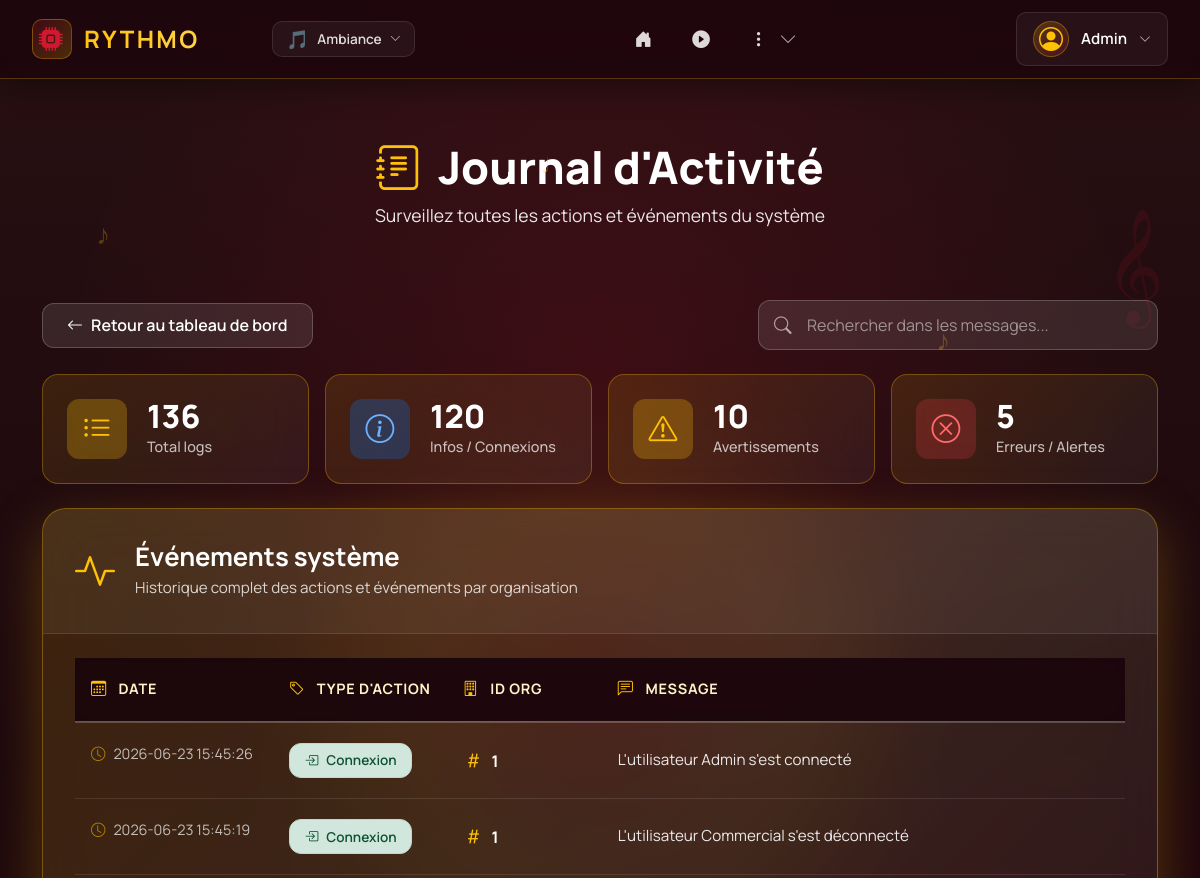
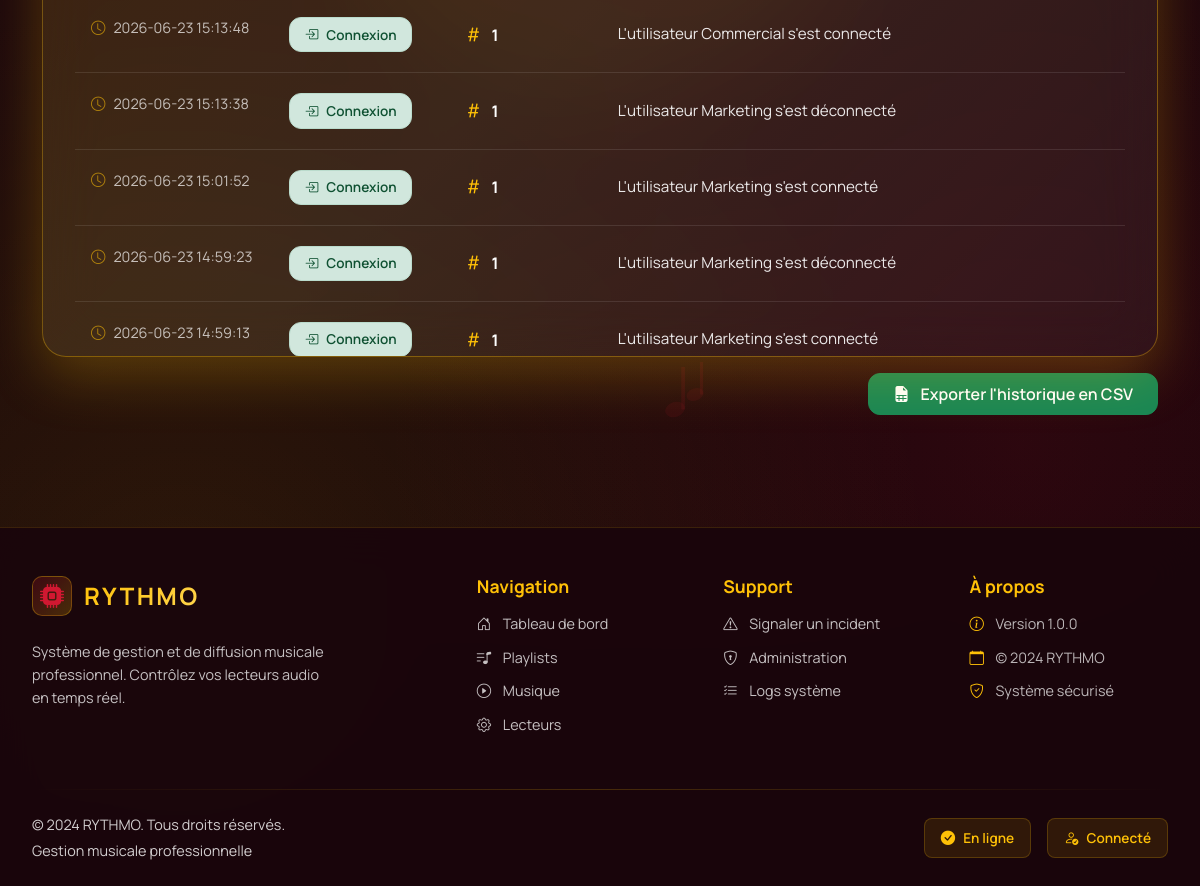
/logs/ (signed in), run on the app's committed database (2 pictures, top to bottom).
### tables this page shows
CREATE TABLE utilisateur(
   id_utilisateur INTEGER PRIMARY KEY,
   nom_utilisateur VARCHAR(50) UNIQUE NOT NULL,
   motdepasse VARCHAR(50) NOT NULL,
   prenom VARCHAR(50) NOT NULL,
   nom VARCHAR(50) NOT NULL,
   email VARCHAR(100) UNIQUE NOT NULL,
   nom_role VARCHAR(50) NOT NULL,
   FOREIGN KEY(nom_role) REFERENCES role(nom_role)
);

CREATE TABLE fichier_log(
   id_log INTEGER PRIMARY KEY,
   type_action VARCHAR(50) NOT NULL,
   message VARCHAR(50) NOT NULL,
   date_fichierlog DATE NOT NULL,
   id_organisation INT NOT NULL,
   FOREIGN KEY(id_organisation) REFERENCES organisation(id_organisation)
);

### app/controllers/LogsController.py (the view)
@log_bp.route("/", methods=['GET'])
@reqlogged
def logs():
    admin_required()
    db_path = os.path.join(os.path.dirname(__file__), '../database.db')
    logs_data = []
    filter_search = request.args.get("user", "").strip()
    filter_type = request.args.get("type", "").strip()
    try:
        with sqlite3.connect(db_path) as conn:
            conn.row_factory = sqlite3.Row
            query = "SELECT * FROM fichier_log WHERE 1=1"
            params = []
            if filter_search:
                query += " AND LOWER(message) LIKE ?"
                search_pattern = f"%{filter_search.lower()}%"
                params.append(search_pattern)
            if filter_type:
                query += " AND type_action = ?"
                params.append(filter_type)
            query += " ORDER BY date_fichierlog DESC LIMIT 1000"
            logs_data = conn.execute(query, params).fetchall()
            types_query = "SELECT DISTINCT type_action FROM fichier_log WHERE type_action IS NOT NULL ORDER BY type_action"
            log_types = [row['type_action'] for row in conn.execute(types_query).fetchall()]
    except sqlite3.OperationalError as e:
        print(f"Erreur SQLite lors de la récupération des logs : {e}")
        log_types = []
    metadata = {
        "title": "Journal des Logs",
        "pagename": "logs"
    }
    return render_template(
        "logs.html",
        metadata=metadata,
        logs=logs_data,
        filter_user=filter_search,
        filter_type=filter_type,
        log_types=log_types
    )

### app/__init__.py (called while the page is built, shortened)
@app.before_request
def check_session_timeout():
    if 'user_id' in session:
        last_active = session.get('last_active')
        now = datetime.now()
        session['last_active'] = now.isoformat()

@app.before_request
def load_user():
    user_id = session.get("user_id")
    if user_id:
        user = UserSqliteDAO().findById(user_id)
        g.current_user = user
    else:
        g.current_user = None

@app.context_processor
def inject_globals():
    theme = session.get("theme", "default")
    if theme == "chill":
        theme = "romantique"
    return {
        "current_user": g.get("current_user", None),
        "theme": theme
    }

### app/controllers/LoginController.py (called while the page is built)
def reqlogged(f):
    @wraps(f)
    def decorated_function(*args, **kwargs):
        if not session.get("logged"):
            return redirect(url_for("login"))
        return f(*args, **kwargs)
    return decorated_function

### app/controllers/LogsController.py (called while the page is built)
def admin_required():
    if session.get("role") not in ["admin", "Administrateur"]:
        abort(403)

### app/models/UserDAO.py (called while the page is built)
    def _getDbConnection(self):
        conn = sqlite3.connect(self.databasename)
        conn.row_factory = sqlite3.Row
        return conn

    def findById(self, user_id):
        conn = self._getDbConnection()
        row = conn.execute("""
            SELECT u.*, c.login_attempts, c.block_until, c.last_login
            FROM utilisateur u
            LEFT JOIN connexion c
                ON u.id_utilisateur = c.id_utilisateur
            WHERE u.id_utilisateur = ?
        """, (user_id,)).fetchone()
        conn.close()
        return User(row) if row else None

### app/templates/logs.html (shortened to what this page needs)
{% extends "layout.html" %}
{% block content %}
<div class="logs-hero">
  <div class="container">
    <h1><i class="bi bi-journal-text"></i> Journal d'Activité</h1>
    <p>Surveillez toutes les actions et événements du système</p>
  </div>
</div>
<div class="container mt-4 pb-5">
  <div class="logs-actions mb-4">
    <a href="{{ url_for('index') }}" class="btn btn-rythmo-back">
      <i class="bi bi-arrow-left"></i> Retour au tableau de bord
    </a>
    <div class="logs-search-wrapper">
      <i class="bi bi-search search-icon"></i>
      <input
        type="text"
        id="logSearch"
        class="logs-search-input"
        placeholder="Rechercher dans les messages..."
        value="{{ filter_user if filter_user else '' }}"
      >
    </div>
  </div>
  <div class="logs-stats mb-4">
    <div class="stat-card stat-total" id="btn-filter-all" style="cursor: pointer;">
      <div class="stat-icon">
        <i class="bi bi-list-ul"></i>
      </div>
      <div class="stat-content">
        <div class="stat-value">{{ logs|length }}</div>
        <div class="stat-label">Total logs</div>
      </div>
    </div>
    <div class="stat-card stat-info" id="btn-filter-info" style="cursor: pointer;">
      <div class="stat-icon">
        <i class="bi bi-info-circle"></i>
      </div>
      <div class="stat-content">
        <div class="stat-value">
          {{ (logs|selectattr('type_action', 'equalto', 'INFO')|list|length) + (logs|selectattr('type_action', 'equalto', 'CONNEXION')|list|length) }}
        </div>
        <div class="stat-label">Infos / Connexions</div>
      </div>
    </div>
    <div class="stat-card stat-warning" id="btn-filter-warning" style="cursor: pointer;">
      <div class="stat-icon">
        <i class="bi bi-exclamation-triangle"></i>
      </div>
      <div class="stat-content">
        <div class="stat-value">{{ logs|selectattr('type_action', 'equalto', 'WARNING')|list|length }}</div>
        <div class="stat-label">Avertissements</div>
      </div>
    </div>
    <div class="stat-card stat-error" id="btn-filter-error" style="cursor: pointer;">
      <div class="stat-icon">
        <i class="bi bi-x-circle"></i>
      </div>
      <div class="stat-content">
        <div class="stat-value">
          {{ (logs|selectattr('type_action', 'equalto', 'ERROR')|list|length) + (logs|selectattr('type_action', 'equalto', 'ALERTE')|list|length) }}
        </div>
        <div class="stat-label">Erreurs / Alertes</div>
      </div>
    </div>
  </div>
  <div class="logs-card">
    <div class="logs-card-header">
      <div class="logs-header-info">
        <i class="bi bi-activity"></i>
        <div>
          <h2>Événements système</h2>
          <p>Historique complet des actions et événements par organisation</p>
        </div>
      </div>
    </div>
    <div class="logs-table-wrapper">
      <table class="logs-table" id="logTable">
        <thead>
          <tr>
            <th>
              <i class="bi bi-calendar3"></i> Date
            </th>
            <th>
              <i class="bi bi-tag"></i> Type d'action
            </th>
            <th>
              <i class="bi bi-building"></i> ID Org
            </th>
            <th>
              <i class="bi bi-chat-left-text"></i> Message
            </th>
          </tr>
        </thead>
        <tbody>
          {% for log in logs %}
          <tr class="log-row" data-type="{{ log.type_action }}">
            <td class="log-date">
              <i class="bi bi-clock"></i>
              {{ log.date_fichierlog }}
            </td>
            <td>
              {% if log.type_action in ['WARNING'] %}
                <span class="log-badge log-badge-warning">
                  <i class="bi bi-exclamation-triangle-fill"></i>
                  Warning
                </span>
              {% elif log.type_action in ['ERROR', 'ALERTE'] %}
                <span class="log-badge log-badge-error">
                  <i class="bi bi-x-circle-fill"></i>
                  {{ log.type_action|title }}
                </span>
              {% elif log.type_action == 'CONNEXION' %}
                <span class="log-badge log-badge-success" style="background-color: #d1e7dd; color: #0f5132; border: 1px solid #badbcc;">
                  <i class="bi bi-box-arrow-in-right"></i>
                  Connexion
                </span>
              {% else %}
                <span class="log-badge log-badge-info">
                  <i class="bi bi-info-circle-fill"></i>
                  Info
                </span>
              {% endif %}
            </td>
            <td class="log-user">
              <div class="user-badge">
                <i class="bi bi-hash"></i>
                <strong>{{ log.id_organisation }}</strong>
              </div>
            </td>
            <td class="log-message">
              {{ log.message }}
            </td>
          </tr>
          {% endfor %}
        </tbody>
      </table>
    </div>
  </div>
  <div class="d-flex justify-content-end mt-3">
    <a href="{{ url_for('export_logs_csv') }}" class="btn btn-success px-4 py-2" style="border-radius: 12px; font-weight: 600;">
      <i class="bi bi-file-earmark-spreadsheet-fill me-2"></i> Exporter l'historique en CSV
    </a>
  </div>
</div>
{% endblock %}

### app/templates/includes/nav.html (shortened to what this page needs)
{% if current_user %}
<nav class="navbar-modern fixed-top navbar-expand-lg">
  <div class="navbar-container">
    <div class="navbar-brand-section">
      <a class="navbar-brand-modern" href="{{ url_for('index') }}">
        <div class="brand-icon-wrapper">
          <i class="bi bi-cpu-fill"></i>
        </div>
        <span class="brand-text">RYTHMO</span>
      </a>
      <div class="music-visualizer" id="music-bar">
      </div>
      <div class="theme-switcher d-none d-md-block">
        <button class="theme-switcher-trigger" type="button" data-bs-toggle="dropdown" aria-expanded="false" title="Changer de thème">
          <span class="theme-switcher-icon">
            {% if theme == 'joyeux' %}☀️
            {% elif theme == 'triste' %}🌧️
            {% elif theme == 'nature' %}🌿
            {% elif theme == 'romantique' %}💕
            {% else %}🎵{% endif %}
          </span>
          <span class="theme-switcher-label d-none d-lg-inline">Ambiance</span>
          <i class="bi bi-chevron-down theme-switcher-arrow"></i>
        </button>
      </div>
    </div>
    <div class="navbar-nav-section">
      <div class="collapse navbar-collapse-modern" id="navbarNav">
        <ul class="navbar-nav-modern">
          <li class="nav-item-modern">
            <a class="nav-link-modern nav-link-icon-only" href="{{ url_for('index') }}">
              <i class="bi bi-house-door-fill"></i>
            </a>
          </li>
          <li class="nav-item-modern">
            <a class="nav-link-modern nav-link-icon-only" href="{{ url_for('musique.musique') }}">
              <i class="bi bi-play-circle-fill"></i>
            </a>
          </li>
          {% if current_user.role in ["admin", "superviseur"] or current_user.role == "admin" %}
          <li class="nav-item-modern nav-item-dropdown">
            <button class="nav-link-modern nav-link-icon-only nav-more-btn" type="button" data-bs-toggle="dropdown" aria-expanded="false">
              <i class="bi bi-three-dots-vertical"></i>
              <i class="bi bi-chevron-down nav-dropdown-arrow"></i>
            </button>
          </li>
          {% endif %}
        </ul>
      </div>
    </div>
    <div class="navbar-user-section">
      <div class="user-dropdown">
        <button class="user-menu-trigger" type="button" data-bs-toggle="dropdown" aria-expanded="false">
          <div class="user-avatar-nav">
            <i class="bi bi-person-circle"></i>
          </div>
          <span class="username-text d-none d-lg-inline">{{ current_user.username }}</span>
          <i class="bi bi-chevron-down dropdown-arrow"></i>
        </button>
      </div>
    </div>
  </div>
</nav>
{% endif %}

### app/templates/layout.html (style rules this page uses)
* { font-family: 'Manrope', sans-serif !important; }
:root, body.default { --rythmo-bg: #1a060c; --rythmo-gradient-start: #281012; --rythmo-gradient-end: #1a060c; --rythmo-accent: #ffc107; --rythmo-accent-light: #ffd54f; --rythmo-accent-rgb: 255, 193, 7; --rythmo-secondary: #d11831; --rythmo-secondary-rgb: 209, 24, 49; --rythmo-text-light: #fff4c7; }
body { background: var(--rythmo-bg); background-image: radial-gradient(circle at 20% 50%, rgba(var(--rythmo-accent-rgb), 0.08) 0%, transparent 50%), radial-gradient(circle at 80% 80%, rgba(var(--rythmo-secondary-rgb), 0.08) 0%, transparent 50%); min-height: 100vh; color: white; padding-top: 76px; transition: background 0.6s ease, background-image 0.6s ease; }

### app/templates/includes/theme-default-styles.html (style rules this page uses)
body.default { --rythmo-bg: #1a060c; --rythmo-accent-rgb: 255, 193, 7; --rythmo-secondary-rgb: 209, 24, 49; }
body.default { background-color: #1a060c; background-image: radial-gradient(ellipse 80% 50% at 50% 20%, rgba(209, 24, 49, 0.15) 0%, transparent 55%), radial-gradient(circle at 15% 85%, rgba(255, 193, 7, 0.1) 0%, transparent 42%), radial-gradient(circle at 85% 75%, rgba(209, 24, 49, 0.12) 0%, transparent 38%), linear-gradient(180deg, #281012 0%, #1a060c 50%, #120408 100%); }

### data on the page
utilisateur: username "Admin"
fichier_log: date_fichierlog "2026-06-23 15:45:26", type_action "CONNEXION" (drawn), id_organisation "1", message "L'utilisateur Admin s'est connecté"
fichier_log: date_fichierlog "2026-06-23 15:45:19", type_action "CONNEXION" (drawn), id_organisation "1", message "L'utilisateur Commercial s'est déconnecté"
fichier_log: date_fichierlog "2026-06-23 15:13:48", type_action "CONNEXION" (drawn), id_organisation "1", message "L'utilisateur Commercial s'est connecté"
fichier_log: date_fichierlog "2026-06-23 15:13:38", type_action "CONNEXION" (drawn), id_organisation "1", message "L'utilisateur Marketing s'est déconnecté"
fichier_log: date_fichierlog "2026-06-23 15:01:52", type_action "CONNEXION" (drawn), id_organisation "1", message "L'utilisateur Marketing s'est connecté"
fichier_log: date_fichierlog "2026-06-23 14:59:23", type_action "CONNEXION" (drawn), id_organisation "1", message "L'utilisateur Marketing s'est déconnecté"
fichier_log: date_fichierlog "2026-06-23 14:59:13", type_action "CONNEXION" (drawn), id_organisation "1", message "L'utilisateur Marketing s'est connecté"

### other printed values
{{ logs|length }} "136"
{{ logs|selectattr('type_action', 'equalto', 'WARNING')|list|length }} "10"
